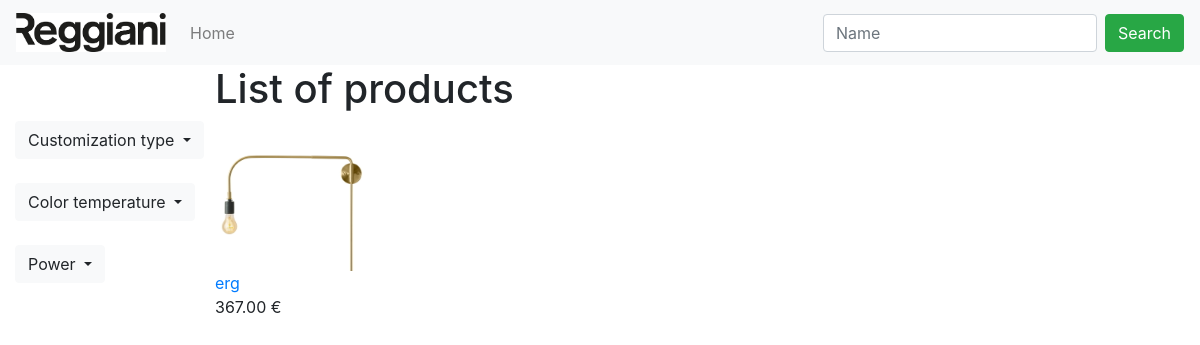
/list.php?cust=Low (signed in), run on the app's committed database.
### tables this page shows
CREATE TABLE `products` (
  `ID` int(11) NOT NULL,
  `img` varchar(128) NOT NULL,
  `design` varchar(128) NOT NULL,
  `file` varchar(128) NOT NULL,
  `projectName` varchar(32) NOT NULL,
  `idUtente` int(11) NOT NULL,
  `partnersName` varchar(32) NOT NULL,
  `Specifier` varchar(32) NOT NULL,
  `leadTime` int(11) NOT NULL,
  `customizationType` varchar(32) NOT NULL,
  `colorTemperature` int(11) NOT NULL,
  `CRI` varchar(32) NOT NULL,
  `stepMacAdam` varchar(32) NOT NULL,
  `beamAngle` varchar(32) NOT NULL,
  `ipRate` varchar(32) NOT NULL,
  `power` varchar(32) NOT NULL,
  `lumenOutput` varchar(32) NOT NULL,
  `intensity` varchar(32) NOT NULL,
  `efficacy` varchar(32) NOT NULL,
  `dimmability` tinyint(1) NOT NULL,
  `driverIncluded` tinyint(1) NOT NULL,
  `driverPosition` tinyint(1) NOT NULL,
  `supplyVoltage` varchar(32) NOT NULL,
  `supplyFrequency` varchar(32) NOT NULL,
  `lifetime` varchar(32) NOT NULL,
  `madeIn` varchar(32) NOT NULL,
  `certification` varchar(32) NOT NULL,
  `colorFinish` varchar(32) NOT NULL,
  `reggianiRef` int(11) NOT NULL,
  `competitor` varchar(32) NOT NULL,
  `competitorProduct` varchar(32) NOT NULL,
  `targetPrice` decimal(11,2) NOT NULL
);

### list.php (the view, shortened to what this page needs)
<?php
    include("connection.php");
	include("navbar.php");
	if(!empty($_GET['cust'])){
		$cust = $_GET['cust'];
	}else{
		$cust = null;
	}
?>
<html>
	<head>
		<link rel="stylesheet" type="text/css" href="style.css">
	</head>
	<body>
		<div class="container-fluid">
			<div class="row">
				<div class="col-md-2"></div>
				<div class="col-md">
					<h1>List of products</h1>
				</div>
			</div>
			<div class="row">
				<div class="col-md-2">
					<div class="dropdown">
						<a class="btn btn-light dropdown-toggle" href="#" role="button" id="dropdownMenuLink" data-toggle="dropdown" aria-haspopup="true" aria-expanded="false">
							Customization type
						</a>
					</div>
					<br>
					<div class="dropdown">
						<a class="btn btn-light dropdown-toggle" href="#" role="button" id="dropdownMenuLink" data-toggle="dropdown" aria-haspopup="true" aria-expanded="false">
							Color temperature
						</a>
					</div>
					<br>
					<div class="dropdown">
						<a class="btn btn-light dropdown-toggle" href="#" role="button" id="dropdownMenuLink" data-toggle="dropdown" aria-haspopup="true" aria-expanded="false">
							Power
						</a>
					</div>
				</div>
				<?php
					$sql = "SELECT * FROM products WHERE";
					if(!empty($cust) || !$cust == null){
						$sql .= " customizationType='".$cust."' AND";
					}
					$sql .= " 1 ORDER BY projectName";
					$result = $conn->query($sql);
					if ($result->num_rows > 0){
						while($row = $result->fetch_assoc()){
							echo '<div class="col-md-2">';
							echo "<a href = 'infoProduct.php?idArticolo=".$row["ID"]."'><img class='imgProducts' src='".$_SESSION["imgFolder"].$row["img"]."'></br>";
							echo "<a href = 'infoProduct.php?idArticolo=".$row["ID"]."'>".$row["projectName"]."</a><br>".$row["targetPrice"]." €</br>";
							echo '</div>';
						}
					}
					echo '</div>';
				?>
		</div>
	</body>
</html>

### style.css (style rules this page uses)
.imgProducts { width: 150px; height: 150px; }

### data on the page
products: img (picture), projectName "erg", targetPrice "367.00"
